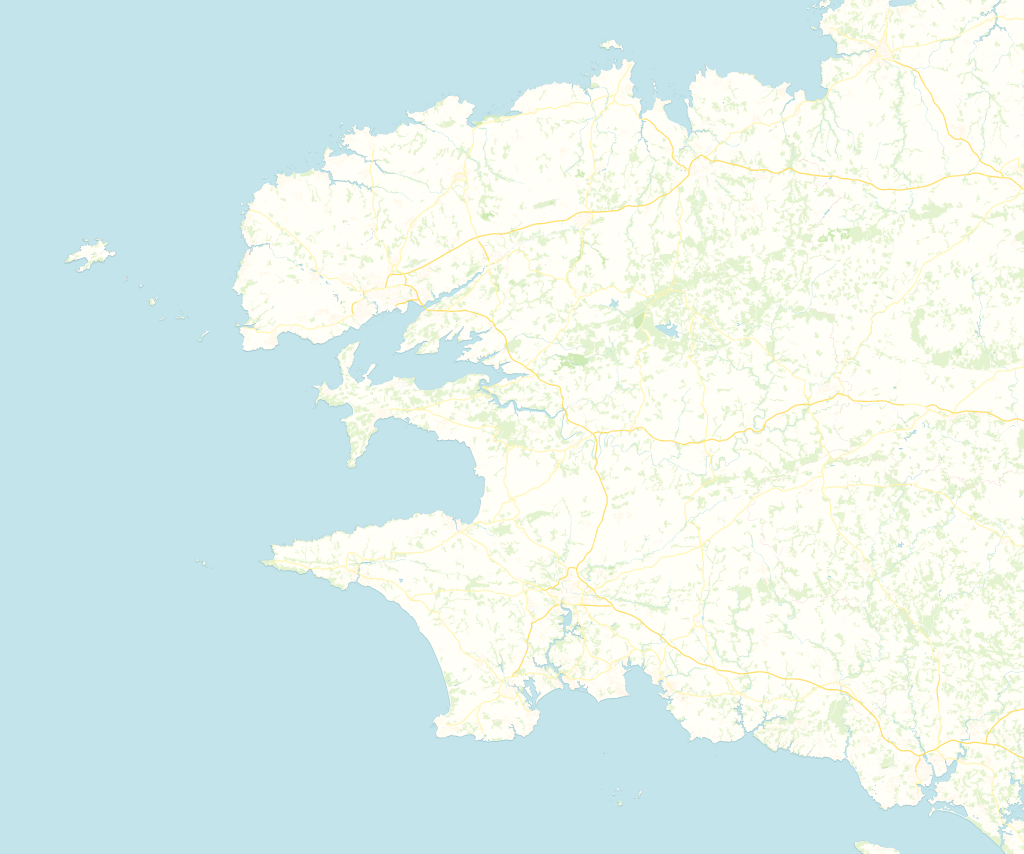
#> input picture Programme_final_20_mai/cartenontraitee.PNG, 3072 x 2560 px (shown at 1/3 size)
$ python traitement_image.py
#> lines starting #> are read from the running program, lines starting #| are printed output that depends on the picture
#> further down, img is the input picture: PIL image 3072x2560 RGB; mean R, G, B 222.6, 240.2, 236.1
import numpy as np
from PIL import Image
from sklearn.cluster import KMeans
import matplotlib.pyplot as plt

class TraitementImage:
    def __init__(self):
        self.img = None
        self.segmented_img = None
        self.labels = None

    def k_means(self, img, k=4):
        """
        Appliquer K-means pour segmenter l'image en 4 zones spécifiques (eau, rural, urbain, routes).
        """
#> called with k = 4
        self.img = img.convert("RGB")
        img_np = np.array(self.img)
        h, w, d = img_np.shape
#> h = 2560; w = 3072; d = 3
        pixels = img_np.reshape((-1, 3))

        # Centres initiaux pour les 4 types de zones
        initial_centers = np.array([
            [195, 229, 235],  # Bleu (eau)
            [218, 238, 199],  # Vert clair (rural)
            [255, 255, 249],  # Pâle (urbain)
            [255, 255, 150]   # Jaune clair (routes)
        ], dtype=np.uint8)

        kmeans = KMeans(n_clusters=k, init=initial_centers, n_init=1, random_state=0)
        kmeans.fit(pixels)

        self.labels = kmeans.labels_

        # Couleurs pour afficher chaque zone
        cluster_colors = np.array([
            [0, 0, 255],      # Eau
            [34, 139, 34],    # Rural
            [105, 105, 105],  # Urbain
            [255, 215, 0]     # Routes (jaune doré)
        ])
        colored_pixels = cluster_colors[self.labels].reshape((h, w, 3))
        self.segmented_img = Image.fromarray(np.uint8(colored_pixels))
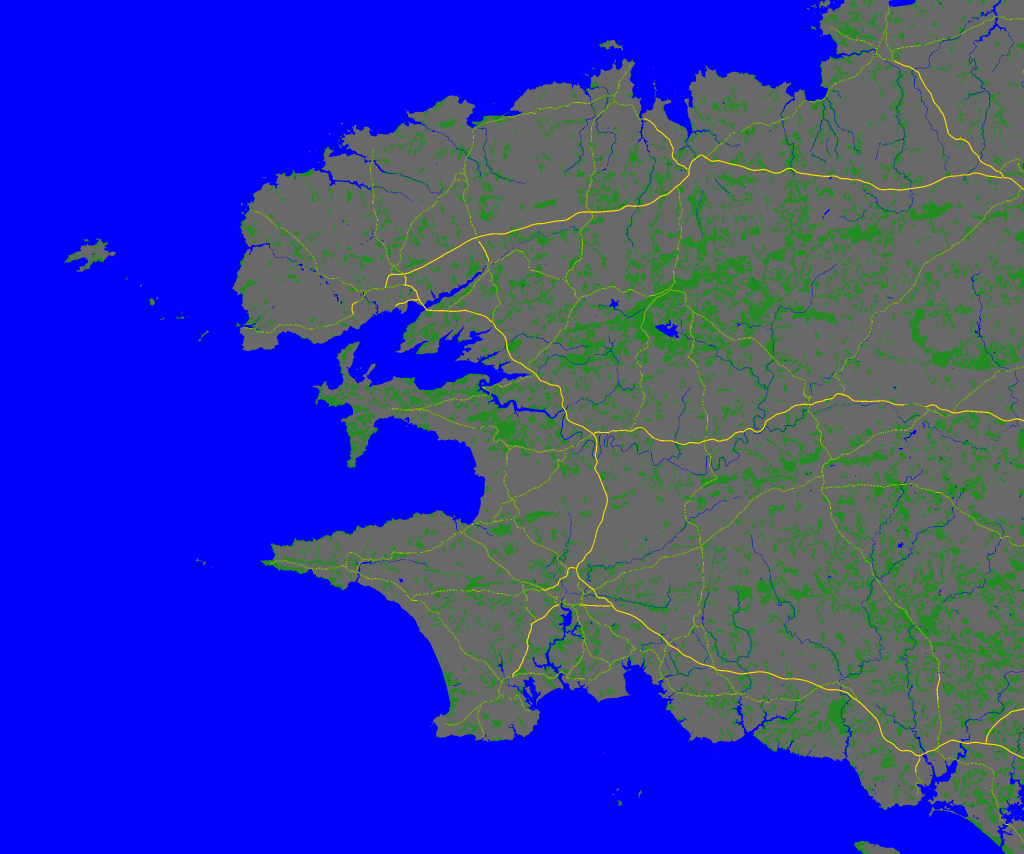
#> self.segmented_img: PIL image 3072x2560 RGB (shown at 1/3 size); mean R, G, B 47.9, 57.3, 171.4

        return self.segmented_img

    def afficher_paysage(self, type_paysage="all"):
#> called with type_paysage = 'routes'
        if self.img is None or self.segmented_img is None or self.labels is None:
            print("Données manquantes pour l'affichage.")
            return

        # Mise à jour : ajout du type "routes"
        paysages = {
            "aquatique": 0,
            "rural": 1,
            "urbain": 2,
            "routes": 3
        }

        if type_paysage == "all":
            types_a_afficher = list(paysages.keys())
        elif isinstance(type_paysage, str):
            type_paysage = type_paysage.lower()
            if type_paysage not in paysages:
                print(f"Type de paysage inconnu : {type_paysage}")
                return
            types_a_afficher = [type_paysage]
        else:
            print("Argument invalide.")
            return

        base_img = np.array(self.img).copy()
        segmented_array = np.array(self.segmented_img)

        for type_ in types_a_afficher:
            label = paysages[type_]
            masque = (self.labels.reshape(base_img.shape[:2]) == label)
            base_img[masque, :] = segmented_array[masque, :]

        image_resultat = Image.fromarray(base_img)
        plt.figure(figsize=(6, 6))
        plt.imshow(image_resultat)
        plt.title(f"Superposition : {', '.join(types_a_afficher)}")
        plt.axis("off")
        plt.show()

# Exemple d'utilisation
if __name__ == "__main__":
    img = Image.open("cartenontraitee.PNG")  # Remplacez par votre chemin d'image
    traitement = TraitementImage()

    segmentee = traitement.k_means(img, k=4)  # k=4 pour inclure les routes
    traitement.afficher_paysage("routes")        # Afficher toutes les zones
